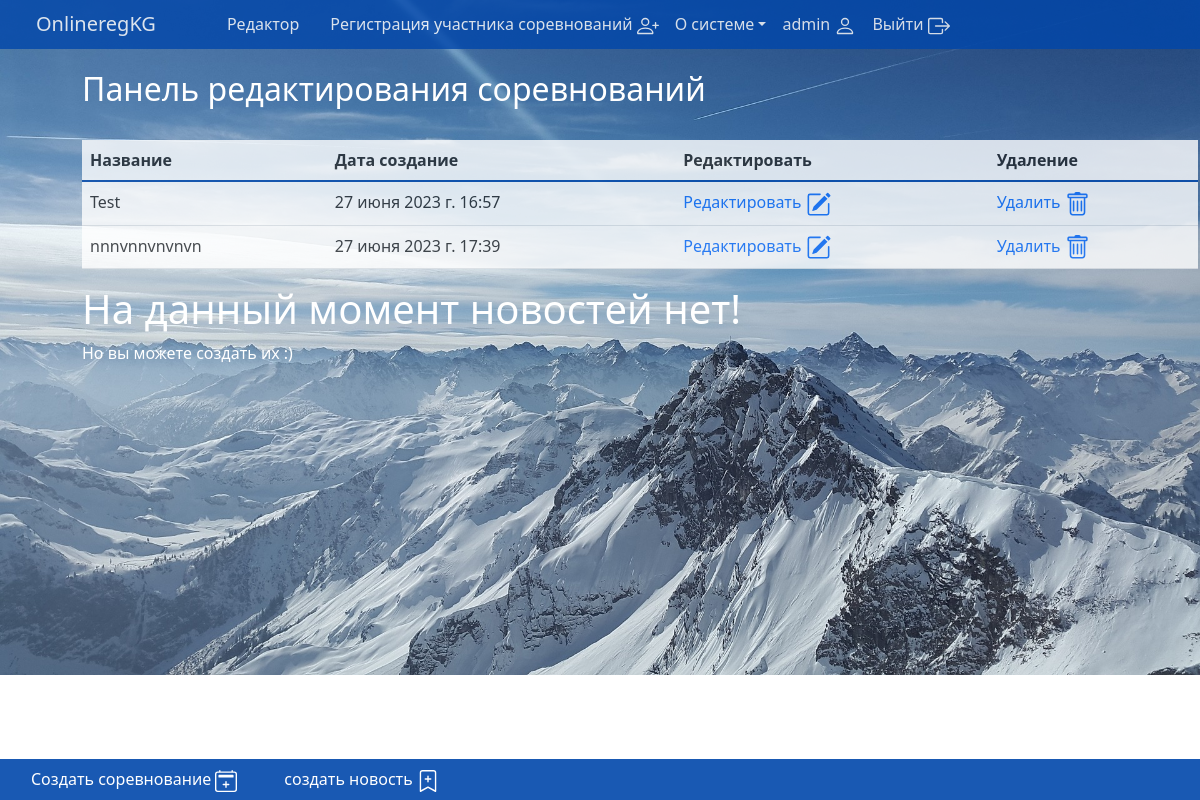
Page /editor/ (signed in) on the committed database.
### competitions/models.py (models this page shows, shortened)
class Competition(models.Model):
    hostState_list = [
        ('Кыргызстан', 'Кыргызстан'),
    ]
    region_list = [
        ('Бишкек', 'Бишкек'),
        ('Чуй', 'Чуй'),
        ('Каракол', 'Каракол'),
        ('Баткен', 'Баткен'),
        ('Джалал-Абад', 'Джалал-Абад'),
        ('Нарын', 'Нарын'),
        ('Талас', 'Талас'),
        ('Ош', 'Ош'),
    ]
    before_18 = ['12', '11', '13', '14', '15', '16', '17', '18']
    before_25 = ['19', '20', '21', '22', '23', '24', '25']
    before_35 = ['26', '27', '28', '29', '30', '31', '32', '33', '34', '35']
    before_45 = ['36', '37', '38', '39', '40', '41', '42', '43', '45']
    ignor = ['A', 'B', 'C', 'D']
    age_groups_of_participants_list = [
        (f'{before_18}', 'До-18'),
        (f'{before_25}', '18-25'),
        (f'{before_35}', '25-35'),
        (f'{before_45}', '35-45'),
        (f'{ignor}', 'A, B, C, D ')
    ]
    phone_regex = RegexValidator(
        regex=r'\+996\d{9}$',
        message='Номер телефона должен быть в формате: "+996XXXXXXXXX'
    )
    telegram_regex = RegexValidator(
        regex=r'^@[A-Za-z0-9]{5,}$',
        message='invalid username Telegram'
    )
    author = models.ForeignKey(User, on_delete=models.CASCADE, related_name='competitions', verbose_name='Редактор', blank=True, null=True)
    create_date = models.DateTimeField(auto_now_add=True)
    state = models.CharField(choices=hostState_list, max_length=10, blank=False, verbose_name='Государство проведения')
    region = models.CharField(choices=region_list, max_length=11, blank=False, verbose_name='Регион проведения')
    date = models.DateField(blank=False, verbose_name='Дата (-ы) проведения')
    organizer_name = models.CharField(max_length=30, blank=False,verbose_name='Имя организатора', null=True)
    organizer_last_name = models.CharField(max_length=100, blank=False, verbose_name='Фамилия организатора', null=True)
    organizer_email = models.EmailField(blank=False, verbose_name='email организатора', null=True)
    organizer_phone = models.CharField(max_length=13, blank=True, verbose_name='номер телефона организатора', null=True, validators=[phone_regex])
    organizer_telegram = models.CharField(max_length=20, blank=False, null=True, validators=[telegram_regex], verbose_name='Telegram организатора')
    organizer_whatsapp = models.CharField(max_length=255, blank=True, null=True, validators=[phone_regex], verbose_name='WhatsApp организатора')
    competition_name = models.CharField(max_length=255, blank=False, verbose_name='Наименование')
    location = models.CharField(max_length=255, blank=False, verbose_name='Место проведения')
    age_groups_of_participants = models.TextField( blank=False, verbose_name='Возрастные группы участников')
    illustration = models.ImageField(upload_to='competitions_illustration', blank=False, verbose_name='Иллюстрация')
    announcement = models.TextField(blank=False, verbose_name='Краткий анонс')
    coordinates_to_competition = models.CharField(max_length=255, blank=True, verbose_name='Точные координаты')
    slug = models.SlugField(unique=True, max_length=255)
    class Meta:
        verbose_name = 'Соревнование'
        verbose_name_plural = 'Соревнования'

### users/views.py (the view)
    def wrapper(request, *args, **kwargs):
        if request.user.is_authenticated:
            profile = Profile.objects.get(user=request.user)
            if profile.is_blocked:
                return HttpResponse('Вы заблокированы. Пожалуйста, свяжитесь с администратором. Отправьте сообщение в разделе контакты!')
        return view_func(request, *args, **kwargs)

### main/views.py (called while the page is built)
@check_blocked
def editors_page(request):
    user = request.user
    editor_group = Group.objects.get(name='editors')
    is_editor = editor_group in user.groups.all()
    if not is_editor:
        return redirect('contact')
    competitions = Competition.objects.filter(author=user)
    news = News.objects.filter(author=user)
    context = {
        'is_editor': is_editor,
        'competitions': competitions,
        'news': news,
    }
    return render(request, 'main/editor.html', context)

### users/views.py (called while the page is built)
def check_blocked(view_func):
    def wrapper(request, *args, **kwargs):
        if request.user.is_authenticated:
            profile = Profile.objects.get(user=request.user)
            if profile.is_blocked:
                return HttpResponse('Вы заблокированы. Пожалуйста, свяжитесь с администратором. Отправьте сообщение в разделе контакты!')
        return view_func(request, *args, **kwargs)
    return wrapper

### main/templates/main/editor.html (shortened to what this page needs)
{% extends 'main/layout.html' %}
{% block body %}
	{% if update %}
		<h1>{{title}}</h1>
		<form class="form-control" id="form-bg" method="post">
			{% csrf_token %}
			{{ form.as_p }}
			<button class="btn btn-primary" id="btn-bg" type="submit">Обнавить</button>
		</form>
	{% else %}
	{% if competitions %}
	<div id="table-competitions-div">
		<h2>Панель редактирования соревнований</h2>
		<br>
		<table class="table" id="table-competitions">
  		<thead id="table-competitions-nav">
    		<tr>
      		<th scope="col">Название</th>
      		<th scope="col">Дата создание</th>
      		<th scope="col">Редактировать</th>
      		<th scope="col">Удаление</th>
    		</tr>
  		</thead>
  		<tbody class="table-group-divider">
  			{% for competition in competitions %}
    		<tr>
      		<td scope="row">{{competition.competition_name}}</td>
      		<td>{{competition.create_date}}</td>
      		<td><a id="link-editor" href="{% url 'editor_update_competitions' competition.slug %}">Редактировать </a></td>
      		<td><a id="link-editor" href="{% url 'editor_delete_competitions' competition.id %}">Удалить </a></td>
    		</tr>
    		{% endfor %}
  		</tbody>
		</table>
	</div>
	{% else %}
	<h1>На данный момент соревнований нет!</h1>
	<p>Но вы можете создать их :)</p>
	{% endif %}
{% if news %}
	<div id="table-news-div">
		<h2>Панель редактирования новостей</h2>
		<br>
		<table class="table" id="table-news">
  		<thead id="table-news-nav">
    		<tr>
      		<th scope="col">Название</th>
      		<th scope="col">Дата создание</th>
      		<th scope="col">Редактировать</th>
      		<th scope="col">Удаление</th>
    		</tr>
  		</thead>
  		<tbody class="table-group-divider">
  			{% for new in news %}
    		<tr>
      		<td scope="row">{{new.header}}</td>
      		<td>{{new.date}}</td>
      		<td><a id="link-editor" href="{% url 'editor_update_news' new.slug %}">Редактировать <svg xmlns="http://www.w3.org/2000/svg" width="25" height="25" fill="currentColor" class="bi bi-pencil-square" viewBox="0 0 16 16">
  <path d="M15.502 1.94a.5.5 0 0 1 0 .706L14.459 3.69l-2-2L13.502.646a.5.5 0 0 1 .707 0l1.293 1.293zm-1.75 2.456-2-2L4.939 9.21a.5.5 0 0 0-.121.196l-.805 2.414a.25.25 0 0 0 .316.316l2.414-.805a.5.5 0 0 0 .196-.12l6.813-6.814z"/>
  <path fill-rule="evenodd" d="M1 13.5A1.5 1.5 0 0 0 2.5 15h11a1.5 1.5 0 0 0 1.5-1.5v-6a.5.5 0 0 0-1 0v6a.5.5 0 0 1-.5.5h-11a.5.5 0 0 1-.5-.5v-11a.5.5 0 0 1 .5-.5H9a.5.5 0 0 0 0-1H2.5A1.5 1.5 0 0 0 1 2.5v11z"/>
</svg></a></td>
      		<td><a id="link-editor" href="{% url 'editor_delete_news' new.id %}">Удалить <svg xmlns="http://www.w3.org/2000/svg" width="25" height="25" fill="currentColor" class="bi bi-trash" viewBox="0 0 16 16">
  <path d="M5.5 5.5A.5.5 0 0 1 6 6v6a.5.5 0 0 1-1 0V6a.5.5 0 0 1 .5-.5Zm2.5 0a.5.5 0 0 1 .5.5v6a.5.5 0 0 1-1 0V6a.5.5 0 0 1 .5-.5Zm3 .5a.5.5 0 0 0-1 0v6a.5.5 0 0 0 1 0V6Z"/>
  <path d="M14.5 3a1 1 0 0 1-1 1H13v9a2 2 0 0 1-2 2H5a2 2 0 0 1-2-2V4h-.5a1 1 0 0 1-1-1V2a1 1 0 0 1 1-1H6a1 1 0 0 1 1-1h2a1 1 0 0 1 1 1h3.5a1 1 0 0 1 1 1v1ZM4.118 4 4 4.059V13a1 1 0 0 0 1 1h6a1 1 0 0 0 1-1V4.059L11.882 4H4.118ZM2.5 3h11V2h-11v1Z"/>
</svg></a></td>
    		</tr>
    		{% endfor %}
  		</tbody>
		</table>
	</div>
	{% else  %}
	<h1>На данный момент новостей нет!</h1>
	<p>Но вы можете создать их :)</p>
	{% endif %}
	{% endif %}
{% endblock %}
{% block footer %}
    <ul class="nav">
      <li class="nav-item"><a class="nav-link active" id="a-link" href=" {% url 'create_competition' %} ">Создать соревнование </a></li>
      <li class="nav-item"><a class="nav-link active" id="a-link" href=" {% url 'news' %} ">создать новость </a></li>
    </ul>
  {% endblock %}

### main/templates/main/layout.html (shortened to what this page needs)
{% load static %}
<!doctype html>
<html lang="en">
<head>
    <link rel="stylesheet" href="{% static 'main/css/style.css' %}">
    <link href="https://cdn.jsdelivr.net/npm/bootstrap@5.3.0-alpha2/dist/css/bootstrap.min.css" rel="stylesheet">
</head>
<body class="" id="body">
  <header class="fixed-top" id="header">
    <nav class="navbar navbar-expand-lg bg-body-tertiary" id="nav">
      <div class="container-fluid" id="bg-nav">
        <a class="navbar-brand" id="a-link-home" href="{% url 'index' %}">OnlineregKG</a>
        <div class="collapse navbar-collapse" id="navbarNavDropdown">
          <ul class="navbar-nav">
            <li class="nav-item">
              <a class="nav-link" id="a-link" href="{% url 'editor' %}">Редактор</a>
            </li>
            <li class="nav-item">
              <a class="nav-link" id="a-link" href="{% url 'member' %}">Регистрация участника соревнований </a>
            </li>
            <li class="nav-item dropdown">
              <a class="nav-link dropdown-toggle" id="dop-menu" role="button" data-bs-toggle="dropdown" aria-expanded="false">О системе</a>
            </li>
            <li class="nav-item dropdown" id="my-nav-item">
              {% if user.is_authenticated%}
                <a class="nav-link active" id="a-link-user" href = "{% url 'profile'%}">{{user.username}} </a></li>
                <li><a class="nav-link active" id="a-link-logout" href = "{% url 'logout'%}">Выйти </a></li>
              {% endif %}
          </ul>
        </div>
      </div>
    </nav>
  </header>
    <div class="container" id="containerbg">
      {% block body %}
      {% endblock %}
    </div>
  <footer class="" id="footer">
    {% block footer %}
    {% endblock %}
  </footer>
</body>
</html>

### main/static/main/css/style.css (style rules this page uses)
body { height: 100%; background-image: url(../img/rough-horn-ge477d8ee5_1920.jpg); background-repeat: no-repeat; background-size: cover; margin: 0; }
#containerbg { color: white; margin: 70px; }
#nav { opacity: 0.8; padding: 0px 0px; }
#bg-nav { background-color: #0047AB; padding: 4px; }
#a-link-home { color: white; padding: 0 2rem; }
#a-link { color: white; margin:0 0 0 15px; }
#a-link-user { color: white; margin: 0; }
#a-link-logout { margin: 0; color: white; }
#dop-menu { color: white; }
#footer { position: fixed; bottom: 0; background-color: #0047AB; width: 100%; opacity: 0.9; }
#table-competitions { background-color:white; opacity: 0.8; color: #0047AB; border-radius: 5px 5px; }
#table-competitions-nav { background-color:#0047AB; color: white; }
#link-editor { text-decoration: none; }

### rows in the picture
Competition: competition_name "Test", create_date "27 июня 2023 г. 16:57"
Competition: competition_name "nnnvnnvnvnvn", create_date "27 июня 2023 г. 17:39"

### other values in the picture
{{ user.username }} "admin"
